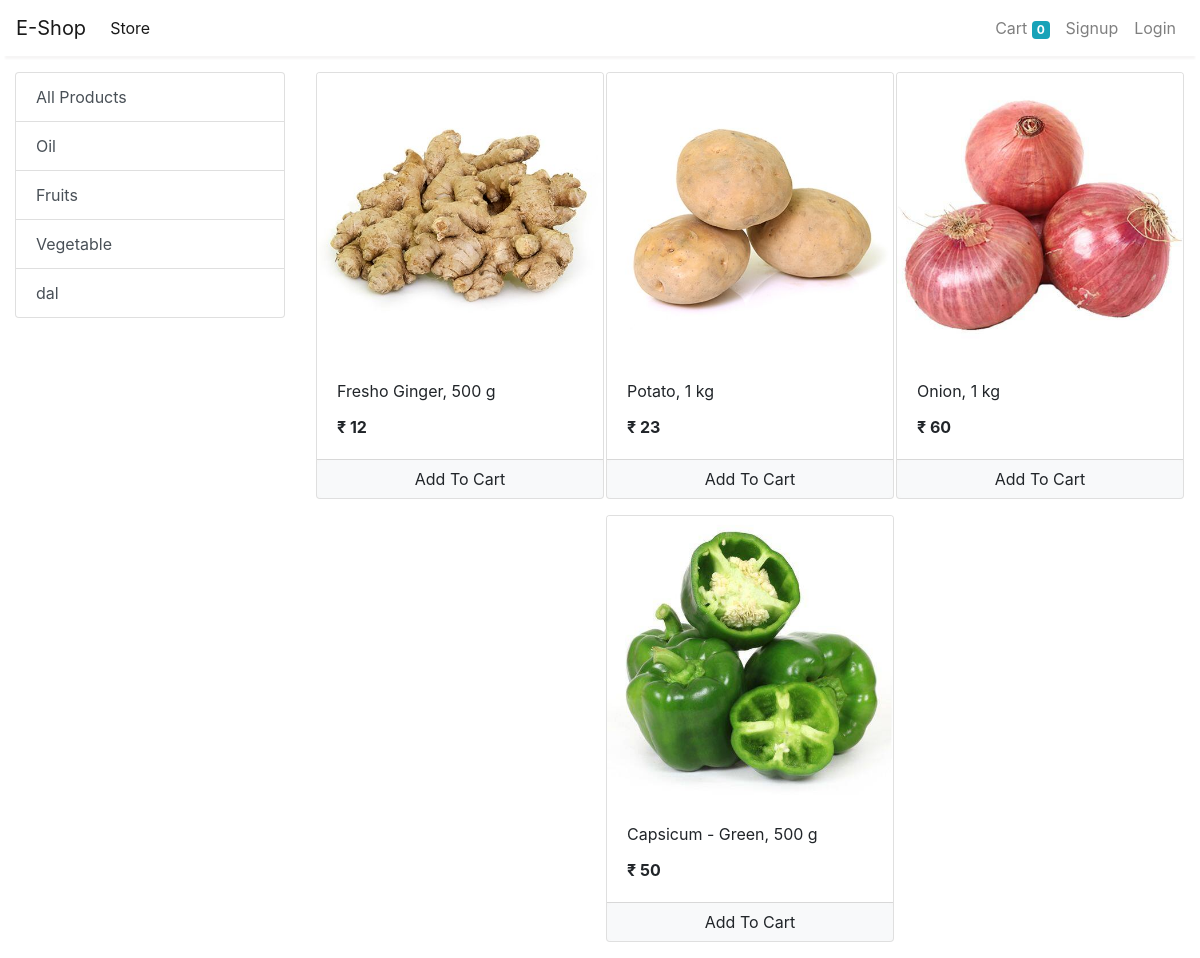
Screenshot of /store?category=3 with the database file from the repository.
### store/models/category.py (models this page shows, shortened)
class Category(models.Model):
    name = models.CharField(max_length=20)
    @staticmethod
    def get_all_categories():
        return Category.objects.all()

### store/models/product.py (models this page shows, shortened)
class Product(models.Model):
    name = models.CharField(max_length=50)
    price = models.IntegerField(default=0)
    category = models.ForeignKey(Category, on_delete=models.CASCADE, default=1)
    description = models.CharField(max_length=200, default='' , null=True , blank=True)
    image = models.ImageField(upload_to='uploads/products/')
    @staticmethod
    def get_all_products_by_categoryid(category_id):
        if category_id:
            return Product.objects.filter(category = category_id)
        else:
            return Product.get_all_products();

### store/views/home.py (the view)
# urls.py: path('' , include('store.urls'))
def store(request):
    cart = request.session.get('cart')
    if not cart:
        request.session['cart'] = {}
    products = None
    categories = Category.get_all_categories()
    categoryID = request.GET.get('category')
    if categoryID:
        products = Product.get_all_products_by_categoryid(categoryID)
    else:
        products = Product.get_all_products();
    data = {}
    data['products'] = products
    data['categories'] = categories
    print('you are : ', request.session.get('email'))
    return render(request, 'index.html', data)

### store/templatetags/cart.py (called while the page is built)
@register.filter(name='is_in_cart')
def is_in_cart(product  , cart):
    keys = cart.keys()
    for id in keys:
        if int(id) == product.id:
            return True
    return False;

### store/templatetags/custom_filter.py (called while the page is built)
@register.filter(name='currency')
def currency(number):
    return "₹ "+str(number)

### store/templates/index.html (shortened to what this page needs)
{% extends 'base.html' %}
{% block content %}
{% load cart %}
{% load custom_filter %}
<div class="container-fluid mt-3">
	<div class="row">
		<div class="col-lg-3 mx-auto">
			<div class="list-group">
				<a href="/" class="list-group-item list-group-item-action">All Products</a>
				{% for category in categories %}
				<a href="/?category={{category.id}}"
					class="list-group-item list-group-item-action">{{category.name}}</a>
				{% endfor %}
			</div>
		</div>
		<div id='products' class="col-lg-9 mx-auto">
			<div class="row mx-auto">
				{% for product in products %}
				<div class="card mx-auto mb-3" id={{product.id}} style="width: 18rem;">
					<img class="card-img-top" src="{{product.image.url}}" alt="Card image cap">
					<div class="card-body">
						<p class="card-title">{{product.name}}</p>
						<p class="card-text"><b>{{product.price|currency}}</b></p>
					</div>
					<div class="card-footer p-0 no-gutters">
						{% if product|is_in_cart:request.session.cart %}
						<div class="row no-gutters">
							<form action="/#{{product.id}}" class="col-2 " method="post">
								{% csrf_token %}
								<input hidden type="text" name='product' value='{{product.id}}'>
								<input hidden type="text" name='remove' value='True'>
								<input type="submit" value=" - " class="btn btn-block btn-light border-right">
							</form>
							<div class="text-center col">{{product|cart_quantity:request.session.cart}} in Cart</div>
							<form action="/#{{product.id}}" class="col-2 " method="post">
								{% csrf_token %}
								<input hidden type="text" name='product' value='{{product.id}}'>
								<input type="submit" value=" + " class="btn btn-block btn-light border-left">
							</form>
						</div>
						{% else %}
						<form action="/#{{product.id}}" method="POST" class="btn-block">
							<input type="submit" class="float-right btn btn-light  form-control"
								value="Add To Cart">
						</form>
						{% endif %}
					</div>
				</div>
				{% endfor %}
			</div>
		</div>
	</div>
</div>
{% endblock %}

### rows the page displays
Category: name "Oil"
Category: name "Fruits"
Category: name "Vegetable"
Category: name "dal"
Product: image (picture), name "Fresho Ginger, 500 g", price "₹ 12"
Product: image (picture), name "Potato, 1 kg", price "₹ 23"
Product: image (picture), name "Onion, 1 kg", price "₹ 60"
Product: {{ product.id }} 18 (drawn), image (picture), name "Capsicum - Green, 500 g", price "₹ 50"

### other values shown
{{ request.session.cart.keys|length }} "0"
